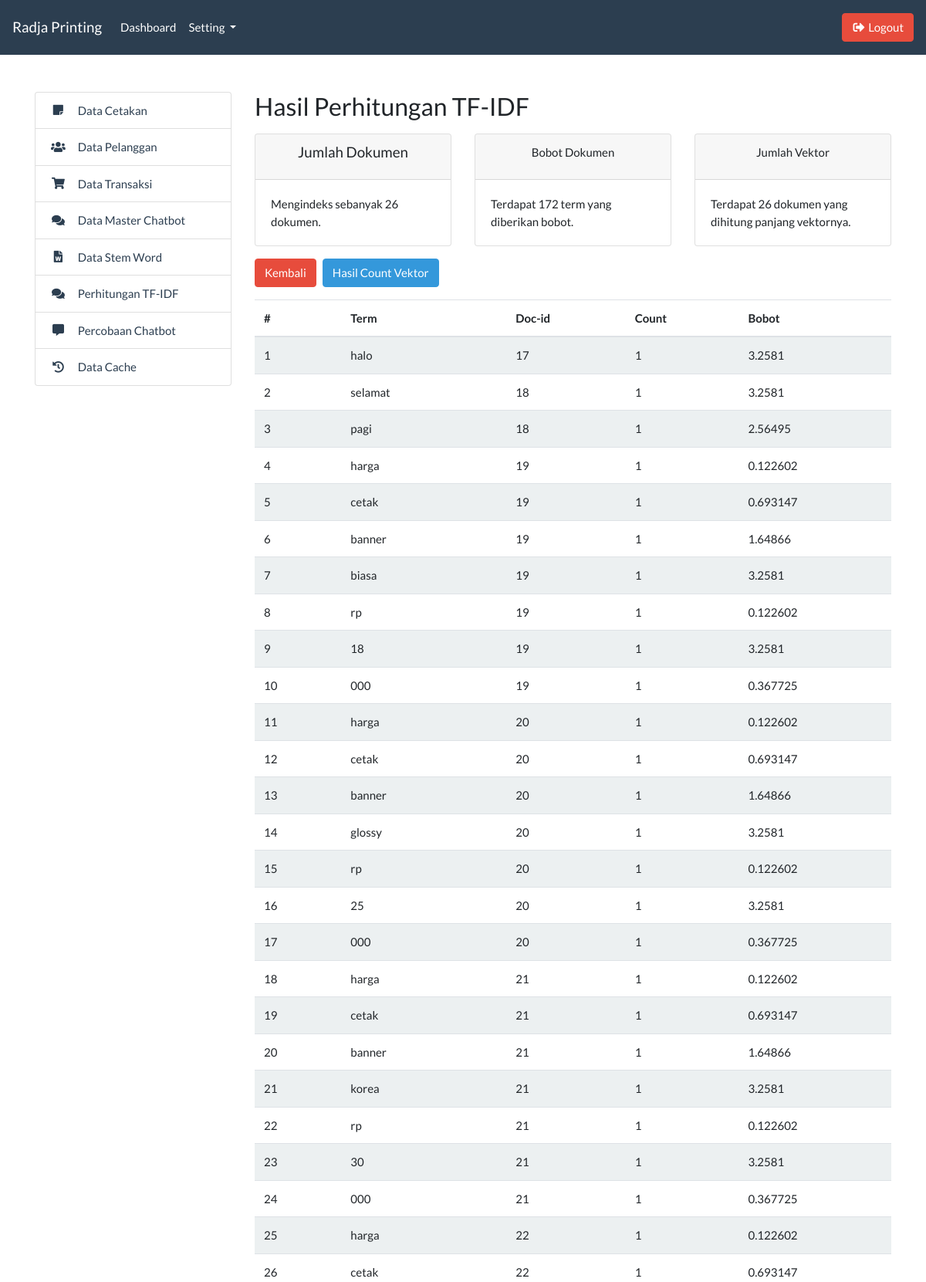
The app's page /admin/master_hitung.php (signed in, upper part) with its own data.
### tables this page shows
CREATE TABLE `tb_index` (
  `id` int(11) NOT NULL,
  `term` varchar(255) NOT NULL,
  `id_doc` int(11) NOT NULL,
  `jumlah` int(11) NOT NULL,
  `bobot` float NOT NULL
);

### admin/master_hitung.php (the view, shortened to what this page needs)
<?php include '../templates/admin_header.php'; ?>
<?php include '../templates/admin_sidebar.php'; ?>
<?php include 'fungsi.php'; ?>
<div class="col-md-9">
    <h3>Hasil Perhitungan TF-IDF</h3>
    <div class="row mt-3">
        <div class="col-md-4">
            <div class="card">
                <div class="card-header">
                    <h5 class="card-title text-center">Jumlah Dokumen</h5>
                </div>
                <div class="card-body">
                </div>
            </div>
        </div>
        <div class="col-md-4">
            <div class="card">
                <div class="card-header">
                    <div class="card-title text-center">Bobot Dokumen</div>
                </div>
                <div class="card-body">
                </div>
            </div>
        </div>
        <div class="col-md-4">
            <div class="card">
                <div class="card-header">
                    <div class="card-title text-center">Jumlah Vektor</div>
                </div>
                <div class="card-body">
                </div>
            </div>
        </div>
    </div>
    <div class="container mt-3">
        <div class="row">
            <a href="master_index.php" class="btn btn-danger mb-3">
                Kembali
            </a>
            <button type="button" class="btn btn-info mb-3 mx-2" data-toggle="modal" data-target="#modalVektor">
                Hasil Count Vektor
            </button>
            <table class="table table-striped">
                <thead>
                    <tr>
                        <th>#</th>
                        <th>Term</th>
                        <th>Doc-id</th>
                        <th>Count</th>
                        <th>Bobot</th>
                    </tr>
                </thead>
                <tbody>
                    <?php
                        include '../koneksi.php';
                        $i = 1;
                        $result = mysqli_query($koneksi, "SELECT * FROM tb_index ORDER BY id");
                        while($row = mysqli_fetch_array($result)){
                    ?>
                    <tr>
                        <td><?= $i++; ?></td>
                        <td><?= $row['term']; ?></td>
                        <td><?= $row['id_doc']; ?></td>
                        <td><?= $row['jumlah']; ?></td>
                        <td><?= $row['bobot']; ?></td>
                    </tr>
                    <?php } ?>
                </tbody>
            </table>
        </div>
    </div>
</div>
<?php include '../templates/admin_footer.php'; ?>

### records on screen
tb_index: term "halo", id_doc "17", jumlah "1", bobot "3.2581"
tb_index: term "selamat", id_doc "18", jumlah "1", bobot "3.2581"
tb_index: term "pagi", id_doc "18", jumlah "1", bobot "2.56495"
tb_index: term "harga", id_doc "19", jumlah "1", bobot "0.122602"
tb_index: term "cetak", id_doc "19", jumlah "1", bobot "0.693147"
tb_index: term "banner", id_doc "19", jumlah "1", bobot "1.64866"
tb_index: term "biasa", id_doc "19", jumlah "1", bobot "3.2581"
tb_index: term "rp", id_doc "19", jumlah "1", bobot "0.122602"
tb_index: term "18", id_doc "19", jumlah "1", bobot "3.2581"
tb_index: term "000", id_doc "19", jumlah "1", bobot "0.367725"
tb_index: term "harga", id_doc "20", jumlah "1", bobot "0.122602"
tb_index: term "cetak", id_doc "20", jumlah "1", bobot "0.693147"
tb_index: term "banner", id_doc "20", jumlah "1", bobot "1.64866"
tb_index: term "glossy", id_doc "20", jumlah "1", bobot "3.2581"
tb_index: term "rp", id_doc "20", jumlah "1", bobot "0.122602"
tb_index: term "25", id_doc "20", jumlah "1", bobot "3.2581"
tb_index: term "000", id_doc "20", jumlah "1", bobot "0.367725"
tb_index: term "harga", id_doc "21", jumlah "1", bobot "0.122602"
tb_index: term "cetak", id_doc "21", jumlah "1", bobot "0.693147"
tb_index: term "banner", id_doc "21", jumlah "1", bobot "1.64866"
tb_index: term "korea", id_doc "21", jumlah "1", bobot "3.2581"
tb_index: term "rp", id_doc "21", jumlah "1", bobot "0.122602"
tb_index: term "30", id_doc "21", jumlah "1", bobot "3.2581"
tb_index: term "000", id_doc "21", jumlah "1", bobot "0.367725"
tb_index: term "harga", id_doc "22", jumlah "1", bobot "0.122602"
tb_index: term "cetak", id_doc "22", jumlah "1", bobot "0.693147"

### other values on screen
$num_rows "26"
$num_rows "172"
